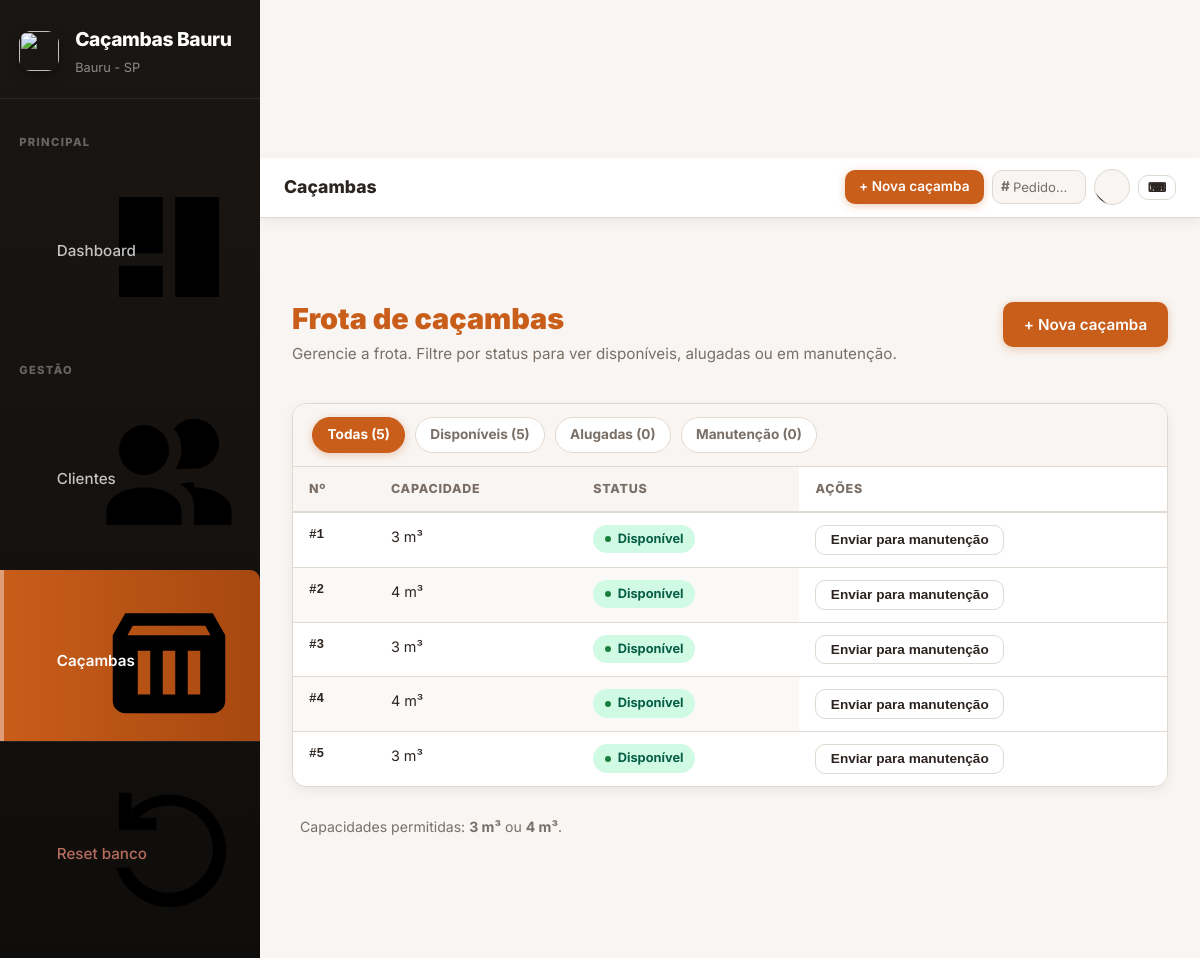
The app's page /cacambas with its own data.
### tables this page shows
CREATE TABLE cacambas (
            id INTEGER PRIMARY KEY AUTOINCREMENT,
            codigo TEXT NOT NULL UNIQUE,
            capacidade_m3 INTEGER NOT NULL,
            status TEXT NOT NULL DEFAULT 'disponivel'
        );

### app.py (the view)
@app.route("/cacambas")
def cacambas():
    f = request.args.get("f","")
    conn = get_conn()
    q = "SELECT id,codigo,capacidade_m3,status FROM cacambas"
    params = ()
    if f in ("disponivel","em_uso","manutencao"):
        q += " WHERE status=?"
        params = (f,)
    q += " ORDER BY CASE WHEN codigo GLOB '[0-9]*' THEN CAST(codigo AS INTEGER) ELSE 999999 END,codigo"
    rows = conn.execute(q, params).fetchall()
    tots = {r["status"]: r["n"] for r in conn.execute(
        "SELECT status, COUNT(*) AS n FROM cacambas GROUP BY status"
    ).fetchall()}
    total = conn.execute("SELECT COUNT(*) FROM cacambas").fetchone()[0]
    conn.close()
    return render_template("cacambas.html", cacambas=rows, filtro=f,
        n_disp=tots.get("disponivel",0), n_uso=tots.get("em_uso",0),
        n_manut=tots.get("manutencao",0), total=total)

### app.py (called while the page is built, shortened)
@app.template_filter("status_label")
def status_label_filter(code):
    if not code:
        return "—"
    return STATUS_LABELS.get(code, str(code).replace("_", " ").title())

def _dias_locacao(config=None):
    if config is None:
        config = _get_config()
    try:
        return max(1, min(int(config.get("dias_locacao","7")), 30))
    except ValueError:
        return 7

@app.context_processor
def inject_global_context():
    cfg = load_config()
    cached_sb = cache_get("sidebar_stats")
    motoristas = cache_get("motoristas")
    if motoristas is None:
        conn = get_conn()
        motoristas = [r["nome"] for r in conn.execute("SELECT nome FROM motoristas ORDER BY nome").fetchall()]
        conn.close()
        cache_set("motoristas", motoristas)
    return {
        "empresa_nome": cfg.get("empresa_nome", "Caçambas Bauru"),
        "empresa_fone": cfg.get("empresa_fone", ""),
        "dias_locacao": _dias_locacao(cfg),
        "motoristas": motoristas,
        "stats_sidebar": cached_sb,
        "status_labels": STATUS_LABELS,
        "enable_reset": ENABLE_RESET,
        "auth_enabled": bool(APP_PASSWORD),
        "valores_locacao": valores_locacao(cfg),
    }

@app.before_request
def _auth_gate():
    if not APP_PASSWORD:
        return
    if request.endpoint in (None, "static", "login"):
        return
    if session.get("authed"):
        return
    return redirect(url_for("login", next=request.path))

### database.py (called while the page is built)
def get_conn():
    conn = sqlite3.connect(DB_PATH)
    conn.row_factory = sqlite3.Row
    conn.execute("PRAGMA foreign_keys = ON")
    conn.execute("PRAGMA journal_mode = WAL")
    conn.execute("PRAGMA synchronous = NORMAL")
    conn.execute("PRAGMA temp_store = MEMORY")
    conn.create_function("NORM", 1, _norm)
    return conn

### erp_helpers.py (called while the page is built)
def cache_get(key):
    item = _CACHE.get(key)
    if not item:
        return None
    if time.time() - item["ts"] > _CACHE_TTL:
        del _CACHE[key]
        return None
    return item["data"]

def valores_locacao(cfg=None):
    if cfg is None:
        cfg = load_config()
    out = {}
    for cap in CAPACIDADES_M3:
        key = f"valor_locacao_{cap}m3"
        try:
            out[cap] = float(cfg.get(key, VALORES_LOCACAO.get(cap, 0)))
        except (TypeError, ValueError):
            out[cap] = float(VALORES_LOCACAO.get(cap, 0))
    return out

### templates/cacambas.html (shortened to what this page needs)
{% extends "base.html" %}
{% block topbar_title %}Caçambas{% endblock %}
{% block topbar_actions %}<a class="btn btn-sm" href="{{ url_for('cacamba_nova') }}">+ Nova caçamba</a>{% endblock %}
{% block content %}
<section class="page-head">
  <div>
    <h2>Frota de caçambas</h2>
    <p>Gerencie a frota. Filtre por status para ver disponíveis, alugadas ou em manutenção.</p>
  </div>
  <a class="btn" href="{{ url_for('cacamba_nova') }}">+ Nova caçamba</a>
</section>
<div class="card table-wrap">
  <div class="filtros-bar">
    <a href="{{ url_for('cacambas') }}" class="filtro-chip {% if not filtro %}ativo{% endif %}">Todas ({{ total }})</a>
    <a href="{{ url_for('cacambas', f='disponivel') }}" class="filtro-chip {% if filtro=='disponivel' %}ativo ok{% endif %}">Disponíveis ({{ n_disp }})</a>
    <a href="{{ url_for('cacambas', f='em_uso') }}" class="filtro-chip {% if filtro=='em_uso' %}ativo alerta{% endif %}">Alugadas ({{ n_uso }})</a>
    <a href="{{ url_for('cacambas', f='manutencao') }}" class="filtro-chip {% if filtro=='manutencao' %}ativo{% endif %}">Manutenção ({{ n_manut }})</a>
  </div>
  {% if cacambas %}
  <table class="tabela-dados">
    <thead>
      <tr><th>Nº</th><th>Capacidade</th><th>Status</th><th>Ações</th></tr>
    </thead>
    <tbody>
      {% for c in cacambas %}
      <tr>
        <td class="mono"><strong>#{{ c.codigo }}</strong></td>
        <td>{{ c.capacidade_m3 }} m³</td>
        <td><span class="status-chip status-{{ c.status }}">{{ c.status | status_label }}</span></td>
        <td>
          {% if c.status == 'disponivel' %}
          <form class="inline-form" method="post" action="{{ url_for('cacamba_manutencao', cid=c.id) }}">
            <button class="btn btn-sec btn-sm">Enviar para manutenção</button>
          </form>
          {% elif c.status == 'manutencao' %}
          <form class="inline-form" method="post" action="{{ url_for('cacamba_disponivel', cid=c.id) }}">
            <button class="btn btn-ok btn-sm">Liberar</button>
          </form>
          {% endif %}
        </td>
      </tr>
      {% endfor %}
    </tbody>
  </table>
  {% else %}
  <div class="empty-state">Nenhuma caçamba{% if filtro %} com este status{% endif %}.</div>
  {% endif %}
</div>
<p class="hint" style="padding:0 .5rem">Capacidades permitidas: <strong>3 m³</strong> ou <strong>4 m³</strong>.</p>
{% endblock %}

### records on screen
cacambas: codigo "1", capacidade_m3 "3", status|status_label "Disponível"
cacambas: codigo "2", capacidade_m3 "4", status|status_label "Disponível"
cacambas: codigo "3", capacidade_m3 "3", status|status_label "Disponível"
cacambas: codigo "4", capacidade_m3 "4", status|status_label "Disponível"
cacambas: codigo "5", capacidade_m3 "3", status|status_label "Disponível"

### other values on screen
{{ empresa_nome or 'Cacambas' }} "Caçambas Bauru"
{{ empresa_fone or 'Bauru - SP' }} "Bauru - SP"
{{ total }} "5"
{{ n_disp }} "5"
{{ n_uso }} "0"
{{ n_manut }} "0"
